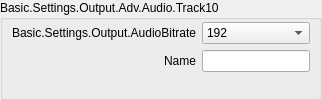
                            <widget class="QGroupBox" name="groupBox_16">
                             <property name="sizePolicy">
                              <sizepolicy hsizetype="Preferred" vsizetype="Preferred">
                               <horstretch>0</horstretch>
                               <verstretch>0</verstretch>
                              </sizepolicy>
                             </property>
                             <property name="title">
                              <string>Basic.Settings.Output.Adv.Audio.Track10</string>
                             </property>
                             <layout class="QFormLayout" name="formLayout_30">
                              <property name="fieldGrowthPolicy">
                               <enum>QFormLayout::AllNonFixedFieldsGrow</enum>
                              </property>
                              <property name="labelAlignment">
                               <set>Qt::AlignRight|Qt::AlignTrailing|Qt::AlignVCenter</set>
                              </property>
                              <property name="leftMargin">
                               <number>9</number>
                              </property>
                              <property name="topMargin">
                               <number>2</number>
                              </property>
                              <property name="rightMargin">
                               <number>9</number>
                              </property>
                              <property name="bottomMargin">
                               <number>9</number>
                              </property>
                              <item row="0" column="0">
                               <widget class="QLabel" name="advOutTrack10BitrateLabel">
                                <property name="minimumSize">
                                 <size>
                                  <width>170</width>
                                  <height>0</height>
                                 </size>
                                </property>
                                <property name="text">
                                 <string>Basic.Settings.Output.AudioBitrate</string>
                                </property>
                                <property name="alignment">
                                 <set>Qt::AlignRight|Qt::AlignTrailing|Qt::AlignVCenter</set>
                                </property>
                                <property name="buddy">
                                 <cstring>advOutTrack10Bitrate</cstring>
                                </property>
                               </widget>
                              </item>
                              <item row="0" column="1">
                               <widget class="QComboBox" name="advOutTrack10Bitrate">
                                <property name="sizePolicy">
                                 <sizepolicy hsizetype="Preferred" vsizetype="Preferred">
                                  <horstretch>0</horstretch>
                                  <verstretch>0</verstretch>
                                 </sizepolicy>
                                </property>
                                <property name="currentIndex">
                                 <number>8</number>
                                </property>
                                <item><property name="text"><string>32</string></property></item>
                                <item><property name="text"><string>48</string></property></item>
                                <item><property name="text"><string>64</string></property></item>
                                <item><property name="text"><string>80</string></property></item>
                                <item><property name="text"><string>96</string></property></item>
                                <item><property name="text"><string>112</string></property></item>
                                <item><property name="text"><string>128</string></property></item>
                                <item><property name="text"><string>160</string></property></item>
                                <item><property name="text"><string>192</string></property></item>
                                <item><property name="text"><string>256</string></property></item>
                                <item><property name="text"><string>320</string></property></item>
                               </widget>
                              </item>
                              <item row="1" column="0">
                               <widget class="QLabel" name="label_66">
                                <property name="text">
                                 <string>Name</string>
                                </property>
                                <property name="buddy">
                                 <cstring>advOutTrack10Name</cstring>
                                </property>
                               </widget>
                              </item>
                              <item row="1" column="1">
                               <widget class="QLineEdit" name="advOutTrack10Name">
                                <property name="sizePolicy">
                                 <sizepolicy hsizetype="Expanding" vsizetype="Preferred">
                                  <horstretch>0</horstretch>
                                  <verstretch>0</verstretch>
                                 </sizepolicy>
                                </property>
                               </widget>
                              </item>
                             </layout>
                            </widget>
